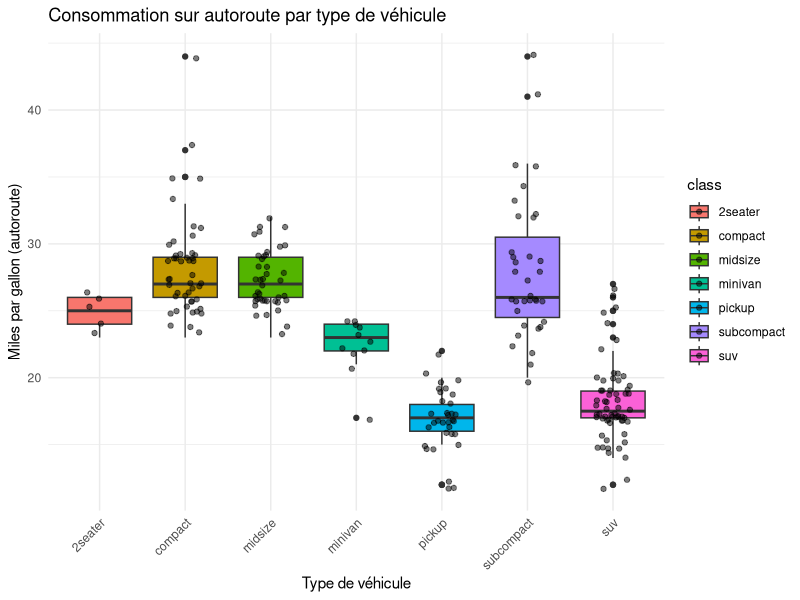

R code for this plot:
# visualize.R

# Installe ggplot2 si besoin
if (!require("ggplot2")) {
  install.packages("ggplot2", repos = "http://cran.us.r-project.org")
}

# Charge le package
library(ggplot2)

# Exemple de visualisation non triviale : boîte à moustaches + points
ggplot(mpg, aes(x = class, y = hwy, fill = class)) +
  geom_boxplot() +
  geom_jitter(width = 0.2, alpha = 0.5) +
  theme_minimal() +
  labs(title = "Consommation sur autoroute par type de véhicule",
       x = "Type de véhicule",
       y = "Miles par gallon (autoroute)") +
  theme(axis.text.x = element_text(angle = 45, hjust = 1))
